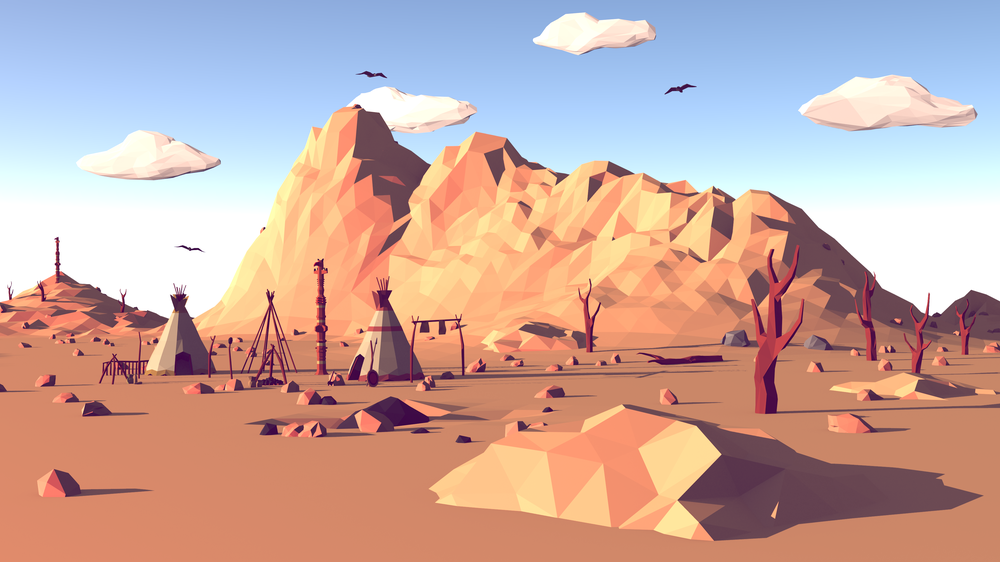
#> input picture scripts/r/temp/Image.png, 1000 x 562 px, shrunk from 3840 x 2160 before the run
$ python auto_crop_image.py ../temp/Image.png
#> lines starting #> are read from the running program, lines starting #| are printed output that depends on the picture; after the words box and inside, x2 and y2 are one past the last pixel; in counts of white or black regions, pixels touching at a corner belong together
import argparse

import cv2
import numpy as np

if __name__ == "__main__":
    parser = argparse.ArgumentParser(description=__doc__)
    parser.add_argument("in_file", type=str)
    parser.add_argument("-o", "--out-file", type=str, default=None)
    parser.add_argument("--inplace", action="store_true")

    args = parser.parse_args()
    in_file = args.in_file
    if args.inplace:
        out_file = in_file
    else:
        if args.out_file:
            out_file = args.out_file
        else:
            out_file = args.in_file + ".out.png"

    img = cv2.imread(in_file)
#> img is the input picture: shape (562, 1000, 3); mean B, G, R 161.4, 168.3, 200.2

    # Delete full white rows at the bottom of the image
    gray = cv2.cvtColor(img, cv2.COLOR_BGR2GRAY)
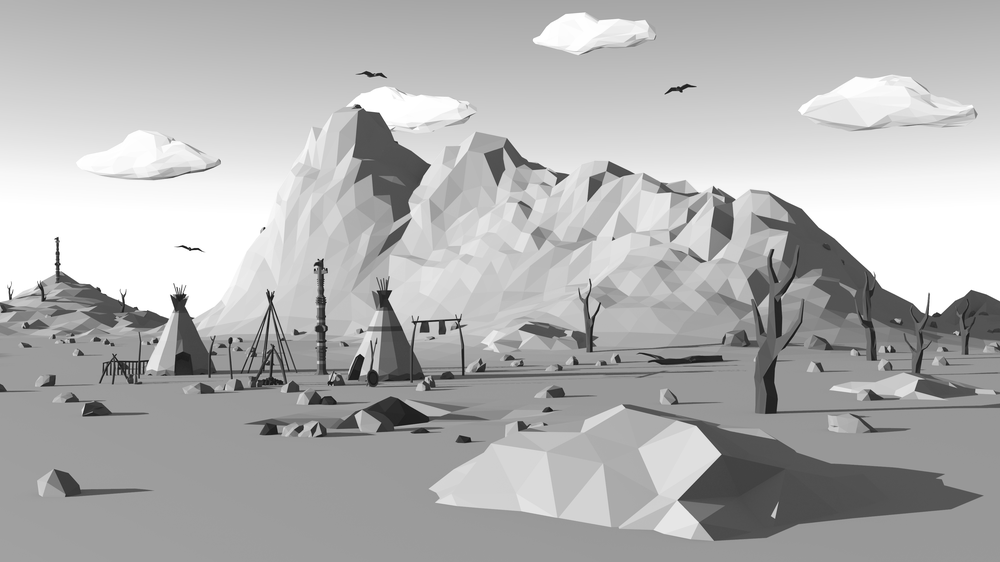
#> gray: shape (562, 1000); min 16, max 255, mean 177.1
    last_row = gray.shape[0] - 1
#> last_row = 561
    while last_row >= 0 and np.all(gray[last_row, :] > 240):
        last_row -= 1
#> this loop made 0 passes
#> after the loop, last_row = 561
    print(last_row + 1)
#| 562
    img = img[0 : last_row + 1, :, :]

    # Get color bounds of white region
    lower = (180, 180, 180)  # lower bound for each channel
    upper = (255, 255, 255)  # upper bound for each channel

    # Threshold
    threshold = cv2.inRange(img, lower, upper)
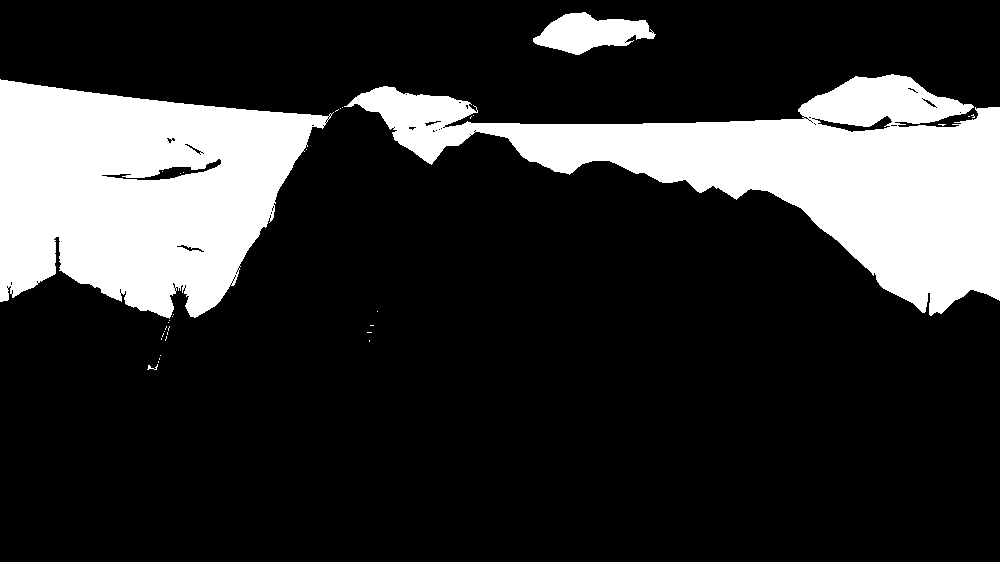
#> threshold: shape (562, 1000); 20.5% white; 34 white regions (30 under 20 px)

    # get the largest contour
    contours = cv2.findContours(threshold, cv2.RETR_EXTERNAL, cv2.CHAIN_APPROX_SIMPLE)
#> contours = 31 contours, 28 with area under 20; largest, box (x1, y1, x2, y2) and area: (344, 74, 1000, 316) 57766, (0, 79, 334, 319) 53962, (533, 12, 656, 55) 2962
    contours = contours[0] if len(contours) == 2 else contours[1]
    big_contour = max(contours, key=cv2.contourArea)
#> big_contour = contour of 693 points, box (x1, y1, x2, y2) (344, 74, 1000, 316), area 57766

    # get bounding box
    x, y, w, h = cv2.boundingRect(big_contour)
#> x = 344; y = 74; w = 656; h = 242
    print(x, y, w, h)
#| 344 74 656 242

    # Crop the image at the bounds
    crop = img[y : y + h, x : x + w]
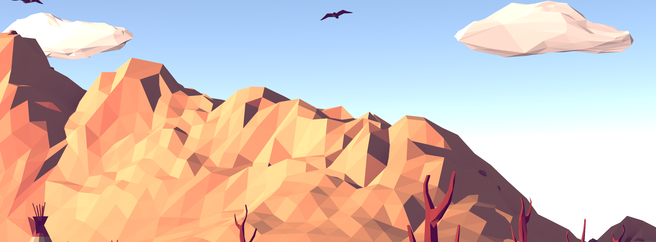
#> crop: shape (242, 656, 3); mean B, G, R 184.5, 192.3, 212.9

    # Save the cropped image
    cv2.imwrite(out_file, crop)
